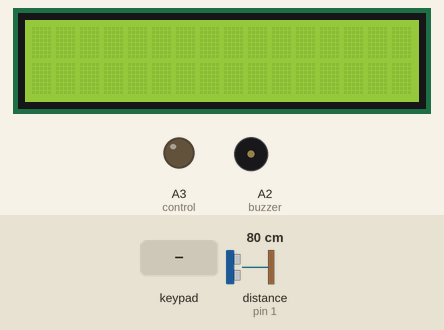
The sketch below on a simulated Arduino Uno, built with avr-gcc and run on an emulated ATmega328P. On the bench: 16×2 character LCD, output pins drawn as LEDs (lit = HIGH), buzzer (waves = sounding, pin HIGH). Wiring (inferred from the names in the program): ultrasonic range finder: trigger pin 0; echo pin 1. The inputs (shaded band) are chosen by the test bench; at power-on: distance to the obstacle (sensor on pin 1) 80 cm. The echo pulse lasts 58.3 µs per cm; EEPROM starts erased; pins used as bus, display or sensor lines are not drawn.

Above: at 1.2 s.
1.3 s: distance to the obstacle (sensor on pin 1) set to 2 cm
At 1.8 s:
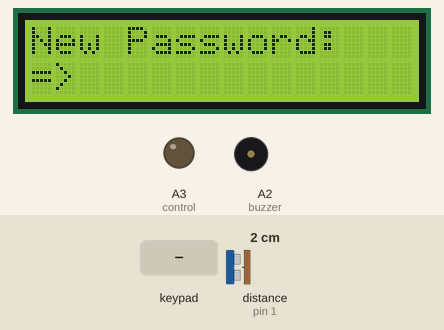
2.8 s: keypad keys 1 1 1 0 9 8 = pressed 0.4 s apart
At 6.9 s:
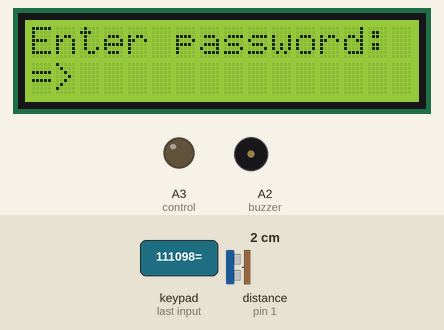
7.1 s: key '7' pressed
At 8.3 s:
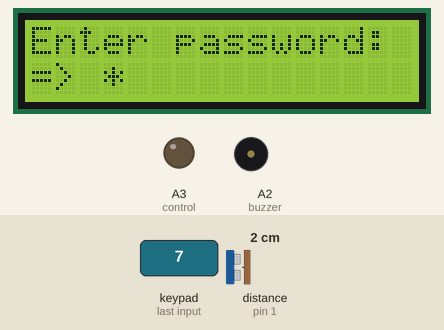
8.6 s: keypad keys 1 3 9 7 2 2 = pressed 0.4 s apart
At 11.7 s:
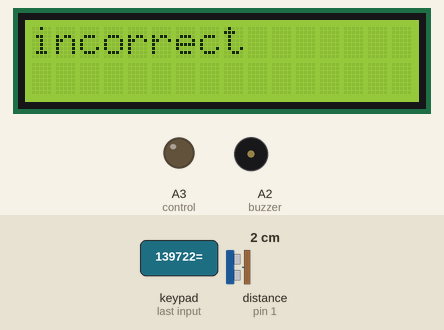
12.9 s: keypad keys 1 1 1 0 9 8 = pressed 0.4 s apart
At 16.2 s:
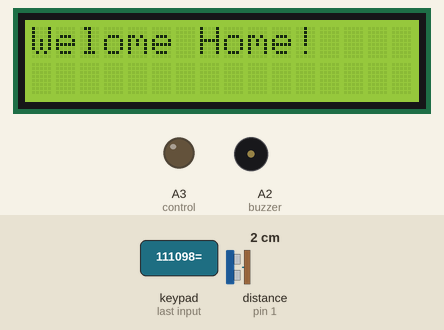
Timing chart, 0 to 18.9 s (numbered marks = the images above; inputs shaded):
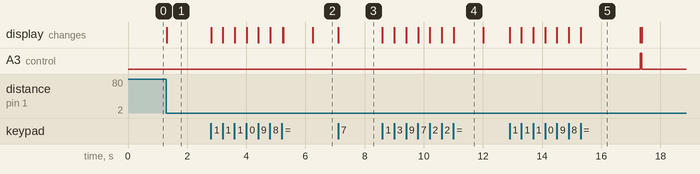

Measured:
- after the input at 1.3 s, the display: changes at once (image 1)
- after the input at 2.8 s, the display: first changes at once (image 2 shows a later state)
- after the input at 7.1 s, the display: changes at once (image 3)
- after the input at 8.6 s, the display: first changes at once (image 4 shows a later state)
- after the input at 12.9 s, A3 (control): LOW → HIGH after 4.4 s, → LOW 0.05 s later; the display: first changes at once (image 5 shows a later state)
- what the display in image 4 shows lasts 1.0 s, from 11.0 s to 12.0 s

The sketch:

code.ino
```cpp
#include <LiquidCrystal.h>
#define TREG 0
#define ECHO 1
#define buzzer A2
#define control A3
#define ACD A4


#include <EEPROM.h>
#include <Keypad.h>

#define num_rows 4
#define num_cols 4
LiquidCrystal lcd(7,6,5,4,3,2);
char keymap [num_rows][num_cols] = {
  {'7', '8', '9', 'X'},
  {'4', '5', '6', '/'},
  {'1', '2', '3', '-'},
  {'C', '0', '=', '+'}
};

//byte rowPins[num_rows] = {8, 9, 10, 11};
//byte colPins[num_cols] = {12, 13, A0, A1};
byte rowPins[num_rows] = {A1, A0, 13, 12};
byte colPins[num_cols] = {11, 10, 9, 8};

Keypad keypad = Keypad(makeKeymap(keymap), rowPins, colPins, num_rows, num_cols);

void setup() {
  lcd.begin(16,2);
  lcd.clear();
  pinMode(TREG,OUTPUT);
  pinMode(ECHO,INPUT);
  pinMode(buzzer, OUTPUT);
   EEPROM.write(0, 0);
   pinMode(control,OUTPUT);
   pinMode(ACD,INPUT);
   digitalWrite(control,LOW);

}
void writeStringToEEPROM(int location, const String &stringToWrite);
String readStringFromEEPROM(int location);
int soilmoisture();

float duration , distanceCM , distanceM ;
void loop() {
   digitalWrite(TREG,LOW);
  delayMicroseconds(2);
    digitalWrite(TREG,HIGH);
      delayMicroseconds(10);
        digitalWrite(TREG,LOW);
duration =pulseIn(ECHO,HIGH);
distanceCM = duration * 0.5 *0.034 ;
distanceM = distanceCM / 100.0;

if (distanceM <= 0.5)
{
 lcd.clear();


 if(EEPROM.read(0) != 1){
    lcd.setCursor(0, 0);
    lcd.print("New Password: ");
    lcd.setCursor(0, 1);
    lcd.print("=> ");
    String password = "";
    while(true){
      char key = keypad.getKey();
      if(key == '=' ){
        EEPROM.write(0, 1);
        EEPROM.write(1, 0);
        writeStringToEEPROM(2, password);
        break;
      }
      else if(key) {
        password += String(key);
        lcd.print("*");
      }
    }
    lcd.clear();
    lcd.print("The password is");
    lcd.setCursor(0, 1);
    lcd.print("Set Successfully!");
  }
  else{
    int num_of_trials = EEPROM.read(1);
    String password = readStringFromEEPROM(2);
    bool isCorrect = false;

    for(int i = num_of_trials; i < 3; i++){
      delay(1000);
      lcd.clear();
      lcd.print("Enter password: ");
      lcd.setCursor(0, 1);
      lcd.print("=> ");
      String userPass = "";

      while(true){
        char key = keypad.getKey();
        if(key == '='){
          if(userPass.equals(password)){
            isCorrect = true;
            lcd.clear();
            lcd.print("Correct");
            EEPROM.write(1, 0);

          }else{
            lcd.clear();
            lcd.print("incorrect");
            EEPROM.write(1, i + 1);
          }
          break;
        } else if (key){
            userPass += String(key);
            lcd.print("*");
          }
      }
      if (isCorrect){
        break;
      }
    }
    if(isCorrect){

        lcd.clear();
        lcd.print("Welome Home!");
        delay(2000);
        lcd.clear();


    int soil = soilmoisture();
    lcd.print("moisture : " + String(soil));
    delay(25000);

    } else{
      lcd.clear();
      lcd.print("Alarm");
      digitalWrite(buzzer, true);
      while(true);
    }
  }
 }
 else
 {
    lcd.clear();
 }


}


void writeStringToEEPROM(int location, const String &stringToWrite){
  byte len = stringToWrite.length();
  EEPROM.write(location, len);
  for(int i = 0;i < len; i++){
    EEPROM.write(location + 1 + i, stringToWrite[i]);
  }
}


String readStringFromEEPROM( int location){
  int len = EEPROM.read(location);
  char string_arr[len + 1];


  for (int i = 0; i < len;  i++){
    string_arr[i] = EEPROM.read(location + 1 + i);
  }
  string_arr[len] = '\0';
  return String(string_arr);
}
int soilmoisture(){
  digitalWrite(control,HIGH);
  delay(25);
  int soil = analogRead(ACD);
  delay(25);
  digitalWrite(control,LOW);
  return soil;
  }
```
